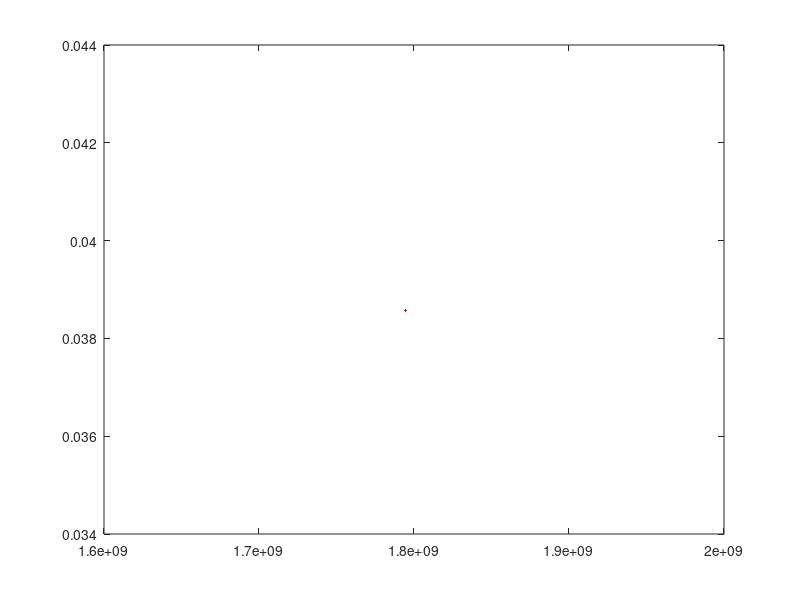

The MATLAB script that drew this image: (Note: this script raises an error after producing the figure.)
xref = sin(0.3*2*pi*time);

set(gcf, 'DefaultLineLineWidth',1.5)
set(gca, 'FontSize',24,'FontWeight','bold')
plot(time, xref, 'r');
hold on
plot(time, x1, 'b');
xlabel('Time');
ylabel('Value');
title('Reference input and State x1');
legend('Reference', 'State x1');
grid on

figure;
set(gcf, 'DefaultLineLineWidth',1.5)
set(gca, 'FontSize',24,'FontWeight','bold')
plot(time, control, 'b');
xlabel('Time');
ylabel('Value');
title('Control Input');
grid on

figure;
set(gcf, 'DefaultLineLineWidth',1.5)
set(gca, 'FontSize',24,'FontWeight','bold')
plot(time, (xref - x1), 'r');
xlabel('Time');
ylabel('Value');
title('Tracking Error');
grid on

% figure;
% D = (a1 - a1_n)*x1 + (a2 - a2_n)*x2 + (b - b_n)*control + Dis;
% stem(time, D, 'r', 'filled');
% xlabel('Time');
% ylabel('Values');
% title('Lumped Disturbance');
% grid on